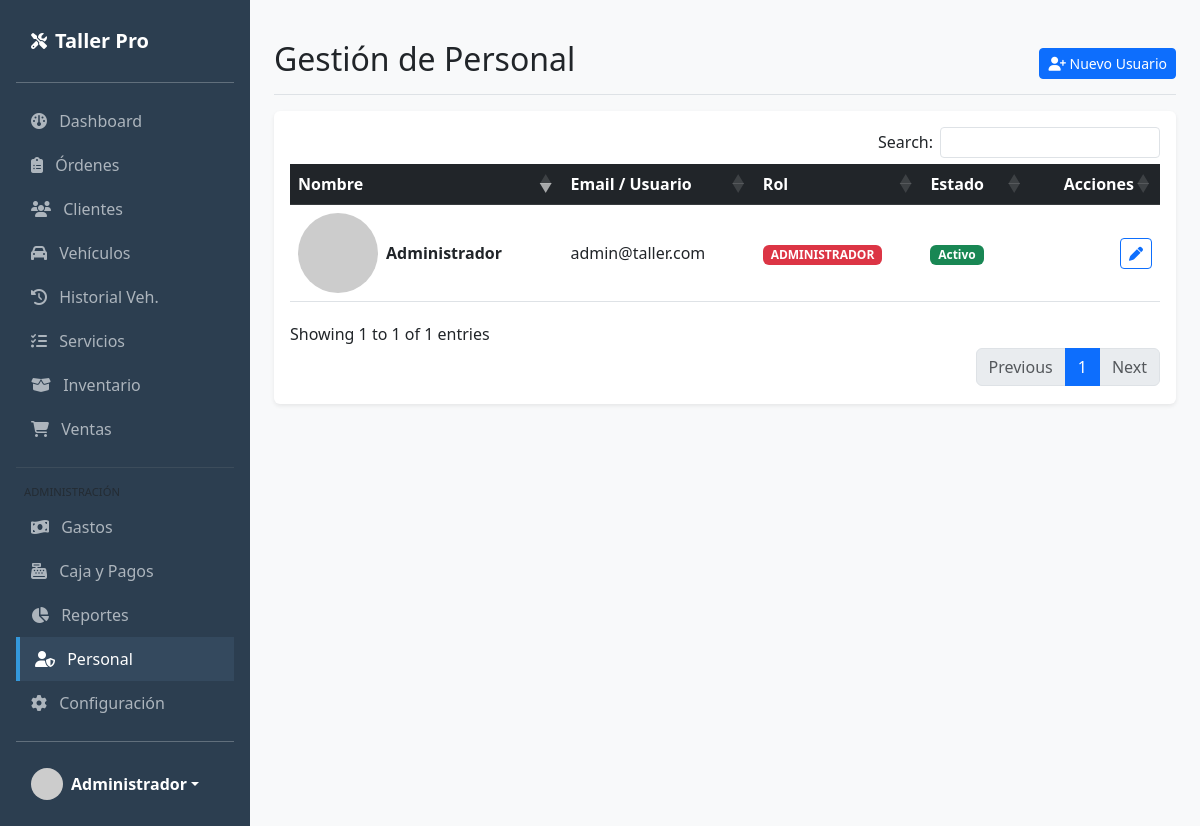
/usuarios (signed in), run on the app's committed database.
### tables this page shows
CREATE TABLE IF NOT EXISTS `configuracion` (
  `id` int NOT NULL AUTO_INCREMENT,
  `nombre_sistema` varchar(100) DEFAULT 'Sistema Taller',
  `moneda` varchar(10) DEFAULT 'PEN',
  `simbolo_moneda` varchar(5) DEFAULT 'S/',
  `impuesto` decimal(5,2) DEFAULT '18.00',
  `telefono` varchar(20) DEFAULT NULL,
  `email` varchar(100) DEFAULT NULL,
  `direccion` text,
  `updated_at` timestamp NULL DEFAULT CURRENT_TIMESTAMP ON UPDATE CURRENT_TIMESTAMP,
  `logo` varchar(100) DEFAULT NULL,
  `terminos_orden` text,
  `mensaje_ticket` varchar(255) DEFAULT 'Gracias por su preferencia!',
  PRIMARY KEY (`id`)
);

CREATE TABLE IF NOT EXISTS `usuarios` (
  `id` int NOT NULL AUTO_INCREMENT,
  `nombre` varchar(100) NOT NULL,
  `email` varchar(100) NOT NULL,
  `password` varchar(255) NOT NULL,
  `rol` enum('admin','tecnico','vendedor') DEFAULT 'tecnico',
  `estado` tinyint DEFAULT '1',
  `created_at` timestamp NULL DEFAULT CURRENT_TIMESTAMP,
  PRIMARY KEY (`id`),
  UNIQUE KEY `email` (`email`)
);

### app/Views/usuarios/index.php (the view, shortened to what the rows shown need)
<?php require_once __DIR__ . '/../partials/header.php'; ?>
<div class="d-flex justify-content-between flex-wrap flex-md-nowrap align-items-center pt-3 pb-2 mb-3 border-bottom">
    <h1 class="h2">Gestión de Personal</h1>
    <div class="btn-toolbar mb-2 mb-md-0">
        <button type="button" class="btn btn-sm btn-primary" onclick="abrirModalCrear()">
            <i class="fa-solid fa-user-plus"></i> Nuevo Usuario
        </button>
    </div>
</div>
<div class="card shadow-sm">
    <div class="card-body">
        <div class="table-responsive">
            <table class="table table-hover align-middle" id="datatable">
                <thead class="table-dark">
                    <tr>
                        <th>Nombre</th>
                        <th>Email / Usuario</th>
                        <th>Rol</th>
                        <th>Estado</th>
                        <th class="text-end">Acciones</th>
                    </tr>
                </thead>
                <tbody>
                    <?php if(!empty($usuarios)): ?>
                        <?php foreach($usuarios as $user): ?>
                            <tr class="<?php echo ($user->estado == 0) ? 'table-secondary opacity-75' : ''; ?>">
                                <td>
                                    <div class="d-flex align-items-center">
                                        <img src="https://ui-avatars.com/api/?name=<?php echo urlencode($user->nombre); ?>&background=random&size=32" class="rounded-circle me-2">
                                        <strong><?php echo $user->nombre; ?></strong>
                                    </div>
                                </td>
                                <td><?php echo $user->email; ?></td>
                                <td>
                                    <?php if($user->rol == 'admin'): ?>
                                        <span class="badge bg-danger">ADMINISTRADOR</span>
                                    <?php elseif($user->rol == 'tecnico'): ?>
                                        <span class="badge bg-info text-dark">TÉCNICO</span>
                                    <?php else: ?>
                                        <span class="badge bg-success">VENDEDOR</span>
                                    <?php endif; ?>
                                </td>
                                <td>
                                    <?php if($user->estado == 1): ?>
                                        <span class="badge bg-success">Activo</span>
                                    <?php else: ?>
                                        <span class="badge bg-secondary">Bloqueado</span>
                                    <?php endif; ?>
                                </td>
                                <td class="text-end">
                                    <button class="btn btn-sm btn-outline-primary" onclick='editarUsuario(<?php echo json_encode($user); ?>)'>
                                        <i class="fa-solid fa-pen"></i>
                                    </button>
                                </td>
                            </tr>
                        <?php endforeach; ?>
                    <?php endif; ?>
                </tbody>
            </table>
        </div>
    </div>
</div>
<?php require_once __DIR__ . '/../partials/footer.php'; ?>

### app/Views/partials/header.php (shortened to what the rows shown need)
<!DOCTYPE html>
<html lang="es">
<head>
    <link href="https://cdn.jsdelivr.net/npm/bootstrap@5.3.0/dist/css/bootstrap.min.css" rel="stylesheet">
    <link rel="stylesheet" href="https://cdnjs.cloudflare.com/ajax/libs/font-awesome/6.4.0/css/all.min.css">
    <link rel="stylesheet" href="https://cdn.datatables.net/1.13.4/css/dataTables.bootstrap5.min.css">
    <link rel="stylesheet" href="https://cdn.datatables.net/buttons/2.3.6/css/buttons.bootstrap5.min.css">
    <link href="https://cdn.jsdelivr.net/npm/select2@4.1.0-rc.0/dist/css/select2.min.css" rel="stylesheet" />
    <link rel="stylesheet" href="https://cdn.jsdelivr.net/npm/select2-bootstrap-5-theme@1.3.0/dist/select2-bootstrap-5-theme.min.css" />
</head>
<body>
<div class="d-flex">
    <div class="sidebar d-flex flex-column flex-shrink-0 p-3" style="width: 250px;">
        <a href="/" class="d-flex align-items-center mb-3 mb-md-0 me-md-auto text-white text-decoration-none">
            <?php if(!empty($sistema->logo)): ?>
                <?php if(strpos($sistema->logo, 'data:') === 0): ?>
                    <img src="<?php echo $sistema->logo; ?>" height="30" class="me-2">
                <?php elseif(file_exists($_SERVER['DOCUMENT_ROOT'] . '/public/uploads/logo/' . $sistema->logo)): ?>
                    <img src="/uploads/logo/<?php echo $sistema->logo; ?>" height="30" class="me-2">
                <?php else: ?>
                    <i class="fa-solid fa-screwdriver-wrench me-2"></i>
                <?php endif; ?>
            <?php else: ?>
                <i class="fa-solid fa-screwdriver-wrench me-2"></i>
            <?php endif; ?>
            <span class="fs-5 fw-bold text-truncate"><?php echo substr($sistema->nombre_sistema, 0, 18); ?></span>
        </a>
        <hr>
        <ul class="nav nav-pills flex-column mb-auto">
            <li class="nav-item"><a href="/" class="<?php echo ($_SERVER['REQUEST_URI'] == '/' || $_SERVER['REQUEST_URI'] == '') ? 'active' : ''; ?>"><i class="fa-solid fa-gauge me-2"></i> Dashboard</a></li>
            <li><a href="/ordenes" class="<?php echo (strpos($_SERVER['REQUEST_URI'], '/ordenes') !== false) ? 'active' : ''; ?>"><i class="fa-solid fa-clipboard-list me-2"></i> Órdenes</a></li>
            <li><a href="/clientes" class="<?php echo (strpos($_SERVER['REQUEST_URI'], '/clientes') !== false) ? 'active' : ''; ?>"><i class="fa-solid fa-users me-2"></i> Clientes</a></li>
            <li><a href="/vehiculos" class="<?php echo (strpos($_SERVER['REQUEST_URI'], '/vehiculos') !== false) ? 'active' : ''; ?>"><i class="fa-solid fa-car me-2"></i> Vehículos</a></li>
            <li><a href="/vehiculos/historial" class="<?php echo (strpos($_SERVER['REQUEST_URI'], '/vehiculos/historial') !== false) ? 'active' : ''; ?>"><i class="fa-solid fa-clock-rotate-left me-2"></i> Historial Veh.</a></li>
            <li><a href="/servicios" class="<?php echo (strpos($_SERVER['REQUEST_URI'], '/servicios') !== false) ? 'active' : ''; ?>"><i class="fa-solid fa-list-check me-2"></i> Servicios</a></li>
            <li><a href="/productos" class="<?php echo (strpos($_SERVER['REQUEST_URI'], '/productos') !== false) ? 'active' : ''; ?>"><i class="fa-solid fa-box-open me-2"></i> Inventario</a></li>
            <li><a href="/ventas" class="<?php echo (strpos($_SERVER['REQUEST_URI'], '/ventas') !== false) ? 'active' : ''; ?>"><i class="fa-solid fa-cart-shopping me-2"></i> Ventas</a></li>
            <?php if(isset($_SESSION['user_role']) && $_SESSION['user_role'] === 'admin'): ?>
                <hr class="text-secondary">
                <div class="small text-muted text-uppercase mb-1 ms-2" style="font-size:0.7em;">Administración</div>
                <li><a href="/gastos" class="<?php echo (strpos($_SERVER['REQUEST_URI'], '/gastos') !== false) ? 'active' : ''; ?>"><i class="fa-solid fa-money-bill-wave me-2"></i> Gastos</a></li>
                <li><a href="/pagos" class="<?php echo (strpos($_SERVER['REQUEST_URI'], '/pagos') !== false) ? 'active' : ''; ?>"><i class="fa-solid fa-cash-register me-2"></i> Caja y Pagos</a></li>
                <li><a href="/reportes" class="<?php echo (strpos($_SERVER['REQUEST_URI'], '/reportes') !== false) ? 'active' : ''; ?>"><i class="fa-solid fa-chart-pie me-2"></i> Reportes</a></li>
                <li><a href="/usuarios" class="<?php echo (strpos($_SERVER['REQUEST_URI'], '/usuarios') !== false) ? 'active' : ''; ?>"><i class="fa-solid fa-user-shield me-2"></i> Personal</a></li>
                <li><a href="/configuracion" class="<?php echo (strpos($_SERVER['REQUEST_URI'], '/configuracion') !== false) ? 'active' : ''; ?>"><i class="fa-solid fa-gear me-2"></i> Configuración</a></li>
            <?php endif; ?>
        </ul>
        <hr>
        <div class="dropdown">
            <a href="#" class="d-flex align-items-center text-white text-decoration-none dropdown-toggle" data-bs-toggle="dropdown">
                <img src="https://ui-avatars.com/api/?name=<?php echo urlencode($_SESSION['user_name'] ?? 'Admin'); ?>&background=random" width="32" height="32" class="rounded-circle me-2">
                <strong><?php echo $_SESSION['user_name'] ?? 'Usuario'; ?></strong>
            </a>
        </div>
    </div>
    <div class="container-fluid p-4" style="width: 100%;">

### data on the page
configuracion: nombre_sistema "Taller Pro"
usuarios: nombre "Administrador", email "admin@taller.com", rol "ADMINISTRADOR", estado "Activo"

### other printed values
$_SESSION['user_name'] "Administrador"
